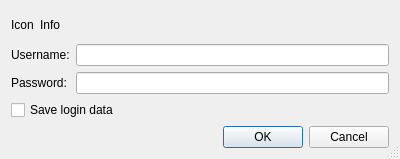
<?xml version="1.0" encoding="UTF-8"?>
<ui version="4.0">
 <class>EricAuthenticationDialog</class>
 <widget class="QDialog" name="EricAuthenticationDialog">
  <property name="geometry">
   <rect>
    <x>0</x>
    <y>0</y>
    <width>400</width>
    <height>159</height>
   </rect>
  </property>
  <property name="sizePolicy">
   <sizepolicy hsizetype="Preferred" vsizetype="Minimum">
    <horstretch>0</horstretch>
    <verstretch>0</verstretch>
   </sizepolicy>
  </property>
  <property name="windowTitle">
   <string>Authentication Required</string>
  </property>
  <property name="sizeGripEnabled">
   <bool>true</bool>
  </property>
  <layout class="QGridLayout" name="gridLayout">
   <item row="0" column="0" colspan="2">
    <layout class="QHBoxLayout" name="horizontalLayout">
     <item>
      <widget class="QLabel" name="iconLabel">
       <property name="text">
        <string>Icon</string>
       </property>
      </widget>
     </item>
     <item>
      <widget class="QLabel" name="infoLabel">
       <property name="sizePolicy">
        <sizepolicy hsizetype="MinimumExpanding" vsizetype="MinimumExpanding">
         <horstretch>0</horstretch>
         <verstretch>0</verstretch>
        </sizepolicy>
       </property>
       <property name="text">
        <string>Info</string>
       </property>
       <property name="wordWrap">
        <bool>true</bool>
       </property>
      </widget>
     </item>
    </layout>
   </item>
   <item row="1" column="0">
    <widget class="QLabel" name="label">
     <property name="text">
      <string>Username:</string>
     </property>
    </widget>
   </item>
   <item row="1" column="1">
    <widget class="QLineEdit" name="usernameEdit">
     <property name="toolTip">
      <string>Enter username</string>
     </property>
    </widget>
   </item>
   <item row="2" column="0">
    <widget class="QLabel" name="label_2">
     <property name="text">
      <string>Password:</string>
     </property>
    </widget>
   </item>
   <item row="2" column="1">
    <widget class="QLineEdit" name="passwordEdit">
     <property name="toolTip">
      <string>Enter password</string>
     </property>
     <property name="echoMode">
      <enum>QLineEdit::Password</enum>
     </property>
    </widget>
   </item>
   <item row="3" column="0" colspan="2">
    <widget class="QCheckBox" name="saveCheckBox">
     <property name="toolTip">
      <string>Select to save the login data</string>
     </property>
     <property name="text">
      <string>Save login data</string>
     </property>
    </widget>
   </item>
   <item row="4" column="0" colspan="2">
    <widget class="QDialogButtonBox" name="buttonBox">
     <property name="orientation">
      <enum>Qt::Horizontal</enum>
     </property>
     <property name="standardButtons">
      <set>QDialogButtonBox::Cancel|QDialogButtonBox::Ok</set>
     </property>
    </widget>
   </item>
  </layout>
 </widget>
 <tabstops>
  <tabstop>usernameEdit</tabstop>
  <tabstop>passwordEdit</tabstop>
  <tabstop>saveCheckBox</tabstop>
  <tabstop>buttonBox</tabstop>
 </tabstops>
 <resources/>
 <connections>
  <connection>
   <sender>buttonBox</sender>
   <signal>accepted()</signal>
   <receiver>EricAuthenticationDialog</receiver>
   <slot>accept()</slot>
   <hints>
    <hint type="sourcelabel">
     <x>29</x>
     <y>111</y>
    </hint>
    <hint type="destinationlabel">
     <x>23</x>
     <y>117</y>
    </hint>
   </hints>
  </connection>
  <connection>
   <sender>buttonBox</sender>
   <signal>rejected()</signal>
   <receiver>EricAuthenticationDialog</receiver>
   <slot>reject()</slot>
   <hints>
    <hint type="sourcelabel">
     <x>87</x>
     <y>111</y>
    </hint>
    <hint type="destinationlabel">
     <x>81</x>
     <y>117</y>
    </hint>
   </hints>
  </connection>
 </connections>
</ui>
